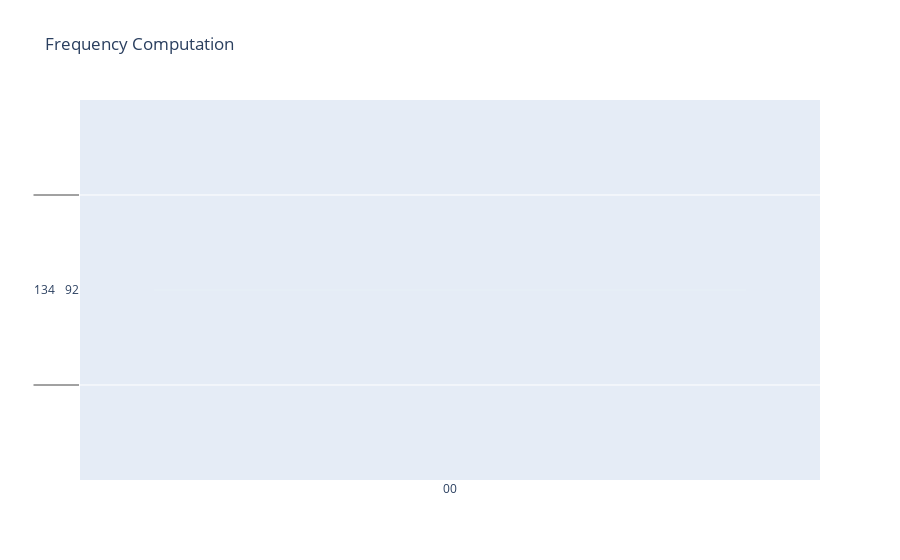

The cell this chart's notebook holds for it:
### Code cell
# import and use of plotly
import plotly.io as pio
y = [i for i in term_frequencies[:300] if i > 10]


# defining the figure for visualization
fig = {
    "data": [{"type": "bar",
              "x": count_vect.get_feature_names()[:129],
              "y": y}],
    "layout": {"title": {"text": "Frequency Computation"},
               "xaxis": {'type': 'category'}           
              }
}

pio.show(fig)

### Figure 1 — Plotly figure (JSON) as saved in the notebook; plotly's stock layout.template omitted (floating-point values rounded to 4 significant figures; data arrays with more than 128 entries replaced by an {"elided": "..."} marker saying what was removed)
{"data": [{"type": "bar", "x": {"elided": "129 str values"}, "y": [[134], [92], [13], [95], [59], [100], [24], [47], [62], [18], [27], [40], [34], [378], [105], [20], [19]]}], "layout": {"title": {"text": "Frequency Computation"}, "xaxis": {"type": "category"}}}
